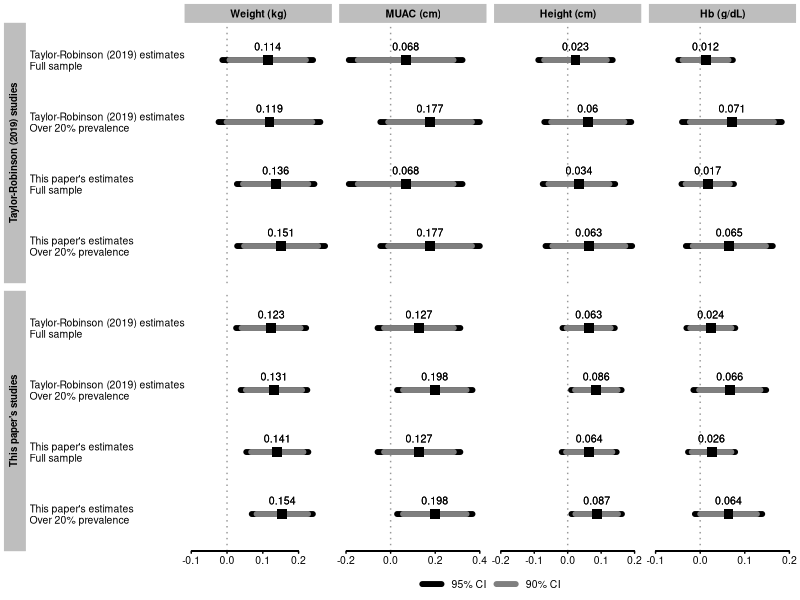
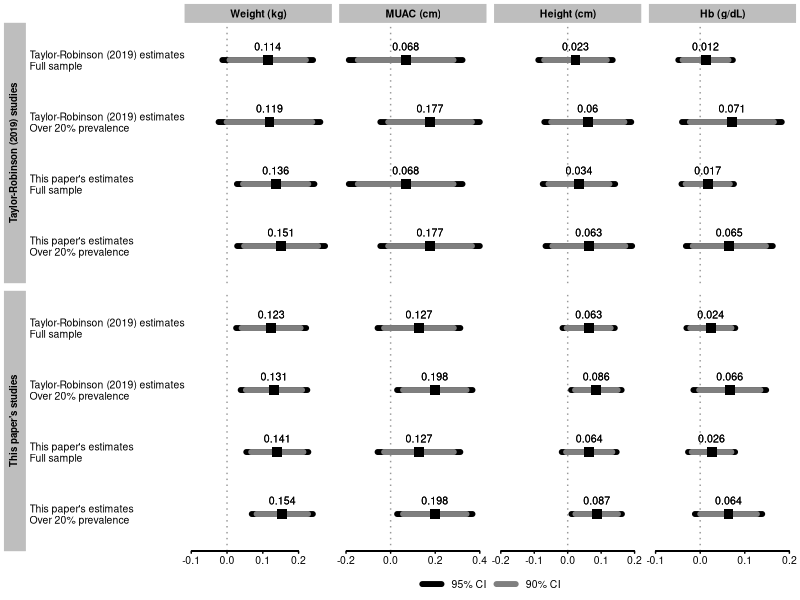
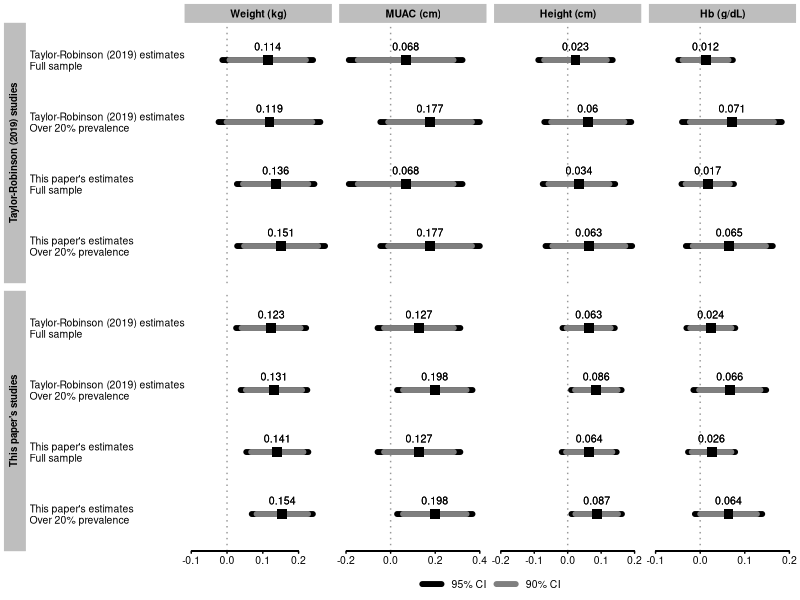

Write the R code that produced these figures, in order.
# This script creates a graph with the results saved in "output/tables/compare_decisions.csv"
# Created by Luiza Andrade on August 2023

library(tidyverse)
library(here)

data <-
  read_csv(
    here(
      "output/tables/compare_decisions.csv"
    )
  ) %>%
  mutate(
    source =
      paste(
        estimates,
        prevalence %>% str_replace_all("≥", "Over "),
        sep = "\n"
      ),
    outcome =
      factor(
        outcome,
        levels = c(
          "Weight (kg)",
          "MUAC (cm)",
          "Height (cm)",
          "Hb (g/dL)"
        ),
        ordered = TRUE
      )
  ) %>%
  pivot_longer(
    cols = c(ul90, ll90, ul95, ll95),
    names_to = c(".value", "ci"),
    names_pattern = "(..)(..)"
  ) %>%
  mutate(
    ci = factor(
      ci,
      levels = c(90, 95),
      labels = c("90% CI", "95% CI"),
      ordered = TRUE
    ),
    xline_y = case_when(
      sample == "This paper's studies" ~ .4
    ),
    xline_x = case_when(
      sample == "Taylor-Robinson (2015) studies" ~ NA,
      outcome == "Weight (kg)" ~ -.1,
      outcome == "MUAC (cm)" ~ -.2,
      outcome == "Height (cm)" ~ -.2,
      outcome == "Hb (g/dL)" ~ -.1
    ),
    xline_xend = case_when(
      sample == "Taylor-Robinson (2015) studies" ~ NA,
      outcome == "MUAC (cm)" ~ .4,
      TRUE ~ .2
    ),
    source = source %>%
      factor(
        levels = c(
          "This paper's estimates\nOver 20% prevalence",
          "This paper's estimates\nFull sample",
          "Taylor-Robinson (2019) estimates\nOver 20% prevalence",
          "Taylor-Robinson (2019) estimates\nFull sample"
        ),
        ordered = TRUE
      )
  )



linesize <- .5
fontsize <- 7.5

data %>%
  ggplot(
    aes(
      y = source,
      yend = source
    )
  ) +
  geom_vline(
    xintercept = 0,
    color = "gray60",
    linetype = "dotted",
    linewidth = linesize
  ) +
  geom_segment(
    data = . %>% filter(ci == "95% CI"),
    aes(
      x = ll,
      xend = ul,
      color = ci
    ),
    linewidth = 2,
    lineend = "round"
  ) +
  geom_segment(
    data = . %>% filter(ci == "90% CI"),
    aes(
      x = ll,
      xend = ul,
      color = ci
    ),
    linewidth = 2,
    lineend = "round"
  ) +
  geom_segment(
    aes(
      x = xline_x,
      xend = xline_xend,
      y = xline_y,
      yend = xline_y
    ),
    color = "black",
    size = linesize
  ) +
  geom_text(
    aes(
      x = pe,
      label = round(pe, 3)
    ),
    vjust = -1.2,
    size = 2.7
  ) +
  geom_point(
    aes(
      x = pe
    ),
    size = 3,
    shape = 15
  ) +
  facet_grid(
    sample ~ outcome,
    scale = "free_x",
    switch = "y"
  ) +
  labs(
    color = NULL,
    y = NULL
  ) +
  theme_void() +
  scale_color_manual(values = c("black", "gray50")) +
  theme(
    text = element_text(size = fontsize),
    axis.text.x = element_text(vjust = .05),
    axis.text.y = element_text(hjust = 0),
    axis.ticks.x = element_line(
      color = "black",
      size = linesize
    ),
    axis.ticks.length.x = unit(.05, "cm"),
    legend.position = "bottom",
    panel.background = element_blank(),
    strip.background = element_rect(
      fill = "gray",
      color = "gray"
    ),
    strip.placement = "outside",
    strip.text = element_text(
      size = fontsize,
      margin = margin(.1, .1, .1, .1, "cm"),
      face = "bold"
    ),
    strip.text.y = element_text(
      angle = 90,
      size = fontsize - .5,
      margin = margin(.1, .2, .1, .1, "cm")
    ),
    plot.margin = margin(.1, .1, .1, .1, "cm"),
    legend.text = element_text(size = fontsize)
  )

  ggsave(
    here(
      "output/figures/figureS1.png"
    ),
    width = 7.5,
    height = 4,
    units = c("in"),
    bg = "white"
  )

  ggsave(
    here(
      "output/figures/figureS1.pdf"
    ),
    width = 7.5,
    height = 4,
    units = c("in"),
    bg = "white"
  )

